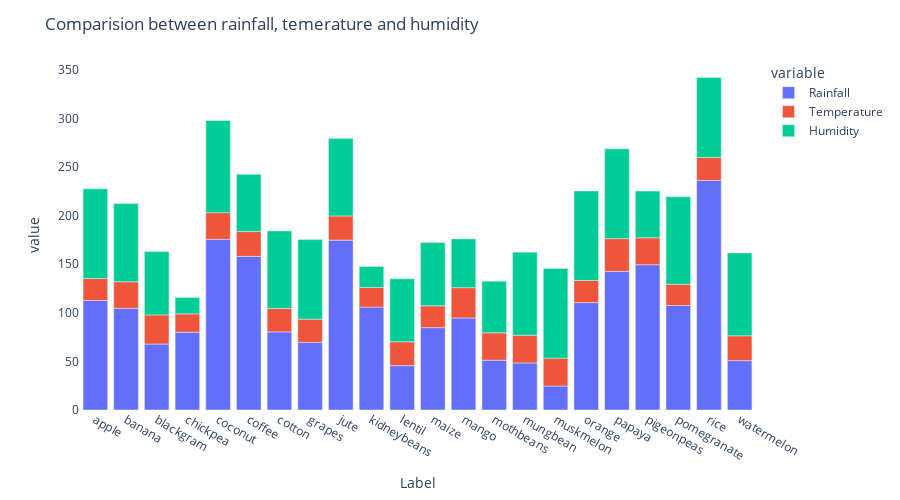

Notebook code for this chart:
### Code cell
fig = px.bar(crop_summary, x=crop_summary.index, y=["Rainfall", "Temperature", "Humidity"])
fig.update_layout(title_text="Comparision between rainfall, temerature and humidity",
                  plot_bgcolor='white',
                 height=500)

fig.update_xaxes(showgrid=False)
fig.update_yaxes(showgrid=False)
fig.show()

### Figure 1 — Plotly figure (JSON) as saved in the notebook; plotly's stock layout.template omitted (floating-point values rounded to 4 significant figures)
{"data": [{"alignmentgroup": "True", "hovertemplate": "variable=Rainfall<br>Label=%{x}<br>value=%{y}<extra></extra>", "legendgroup": "Rainfall", "marker": {"color": "#636efa", "pattern": {"shape": ""}}, "name": "Rainfall", "offsetgroup": "Rainfall", "orientation": "v", "showlegend": true, "textposition": "auto", "type": "bar", "x": ["apple", "banana", "blackgram", "chickpea", "coconut", "coffee", "cotton", "grapes", "jute", "kidneybeans", "lentil", "maize", "mango", "mothbeans", "mungbean", "muskmelon", "orange", "papaya", "pigeonpeas", "pomegranate", "rice", "watermelon"], "xaxis": "x", "y": [112.7, 104.6, 67.88, 80.06, 175.7, 158.1, 80.4, 69.61, 174.8, 105.9, 45.68, 84.77, 94.7, 51.2, 48.4, 24.69, 110.5, 142.6, 149.5, 107.5, 236.2, 50.79], "yaxis": "y"}, {"alignmentgroup": "True", "hovertemplate": "variable=Temperature<br>Label=%{x}<br>value=%{y}<extra></extra>", "legendgroup": "Temperature", "marker": {"color": "#EF553B", "pattern": {"shape": ""}}, "name": "Temperature", "offsetgroup": "Temperature", "orientation": "v", "showlegend": true, "textposition": "auto", "type": "bar", "x": ["apple", "banana", "blackgram", "chickpea", "coconut", "coffee", "cotton", "grapes", "jute", "kidneybeans", "lentil", "maize", "mango", "mothbeans", "mungbean", "muskmelon", "orange", "papaya", "pigeonpeas", "pomegranate", "rice", "watermelon"], "xaxis": "x", "y": [22.63, 27.38, 29.97, 18.87, 27.41, 25.54, 23.99, 23.85, 24.96, 20.12, 24.51, 22.39, 31.21, 28.19, 28.53, 28.66, 22.77, 33.72, 27.74, 21.84, 23.69, 25.59], "yaxis": "y"}, {"alignmentgroup": "True", "hovertemplate": "variable=Humidity<br>Label=%{x}<br>value=%{y}<extra></extra>", "legendgroup": "Humidity", "marker": {"color": "#00cc96", "pattern": {"shape": ""}}, "name": "Humidity", "offsetgroup": "Humidity", "orientation": "v", "showlegend": true, "textposition": "auto", "type": "bar", "x": ["apple", "banana", "blackgram", "chickpea", "coconut", "coffee", "cotton", "grapes", "jute", "kidneybeans", "lentil", "maize", "mango", "mothbeans", "mungbean", "muskmelon", "orange", "papaya", "pigeonpeas", "pomegranate", "rice", "watermelon"], "xaxis": "x", "y": [92.33, 80.36, 65.12, 16.86, 94.84, 58.87, 79.84, 81.88, 79.64, 21.61, 64.8, 65.09, 50.16, 53.16, 85.5, 92.34, 92.17, 92.4, 48.06, 90.13, 82.27, 85.16], "yaxis": "y"}], "layout": {"barmode": "relative", "height": 500, "legend": {"title": {"text": "variable"}, "tracegroupgap": 0}, "margin": {"t": 60}, "plot_bgcolor": "white", "title": {"text": "Comparision between rainfall, temerature and humidity"}, "xaxis": {"anchor": "y", "domain": [0, 1], "showgrid": false, "title": {"text": "Label"}}, "yaxis": {"anchor": "x", "domain": [0, 1], "showgrid": false, "title": {"text": "value"}}}}
